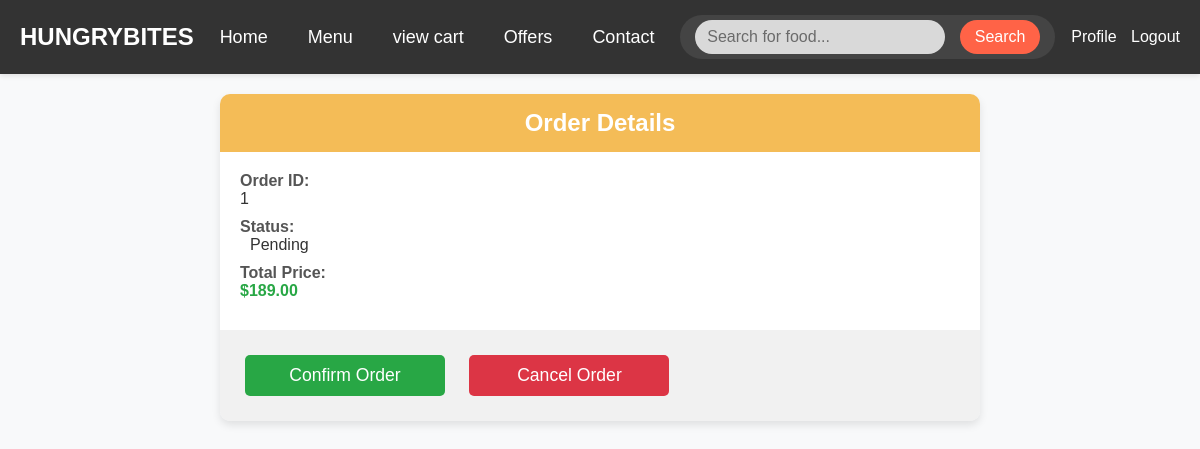
The page /orders/order_details/1/ (signed in) on the database its author committed.
### orders/models.py (models this page shows, shortened)
class Order(models.Model):
    user=models.ForeignKey(User_details,on_delete=models.CASCADE)
    total_price=models.DecimalField(max_digits=10,decimal_places=2)
    status=models.CharField(max_length=50,default='Pending')
    Created_at=models.DateTimeField(auto_now_add=True)

### orders/views.py (the view)
# urls.py: path('order_details/<int:order_id>/', order_detail, name='order_details'),
@login_required(login_url='login')
def order_detail(request, order_id):
    order=Order.objects.get(id=order_id)
    order_items=Order_item.objects.filter(order=order)
    return render(request,'order_detail.html',{'order':order,'order_items':order_items})

### template/order_detail.html (shortened to what this page needs)
{% extends 'navbar.html' %}
{% load static %}
{% block content %}
<link rel="stylesheet" href="{% static 'Restaurants/order_detail.css' %}">
<div class="container py-5">
    <div class="card shadow-lg border-0">
        <div class="card-header bg-primary text-white text-center">
            <h2>Order Details</h2>
        </div>
        <div class="card-body">
            <dl class="row">
                <dt class="col-sm-4">Order ID:</dt>
                <dd class="col-sm-8">{{ order.id }}</dd>
                <dt class="col-sm-4">Status:</dt>
                <dd class="col-sm-8">
                    <span class="badge
                        ">
                        {{ order.status }}
                    </span>
                </dd>
                <dt class="col-sm-4">Total Price:</dt>
                <dd class="col-sm-8 text-success font-weight-bold">
                    ${{ order.total_price }}
                </dd>
            </dl>
        </div>
        <div class="card-footer text-center">
            <form method="post" action="{% url 'orders:confrim_order' order.id %}">
                <button type="submit" name="action" value="confirm" class="btn btn-success btn-lg">
                    Confirm Order
                </button>
                <button type="submit" name="action" value="cancel" class="btn btn-danger btn-lg">
                    Cancel Order
                </button>
            </form>
        </div>
    </div>
</div>
{% endblock %}

### static/food_delivery/navbar.css (style rules this page uses)
* { margin: 0; padding: 0; box-sizing: border-box; }
body { font-family: Arial, sans-serif; background-color: #f4f4f4; color: #333; transition: background-color 0.3s ease, color 0.3s ease; }

### static/Restaurants/order_detail.css (style rules this page uses)
body { font-family: Arial, sans-serif; background-color: #f8f9fa; margin: 0; padding: 0; }
.container { max-width: 800px; margin: 0 auto; padding: 20px; }
.card { border-radius: 10px; overflow: hidden; box-shadow: 0 4px 8px rgba(0, 0, 0, 0.1); margin-bottom: 20px; }
.card-header { background-color: rgba(243, 177, 57, 0.84); color: white; padding: 15px; text-align: center; }
.card-header h2 { margin: 0; font-size: 1.5rem; }
.card-body { padding: 20px; background-color: #ffffff; }
.card-body dl { margin: 0; }
.card-body dt { font-weight: bold; color: #555; }
.card-body dd { margin: 0 0 10px; font-size: 1rem; color: #333; }
.card-body .badge { font-size: 1rem; padding: 5px 10px; border-radius: 5px; }
.card-body .text-success { color: #28a745; }
.card-body .font-weight-bold { font-weight: bold; }
.card-footer { background-color: #f1f1f1; padding: 15px; }
.card-footer .btn { padding: 10px 20px; font-size: 1.1rem; border-radius: 5px; width: 200px; margin: 10px; transition: background-color 0.3s; }
.card-footer .btn-success { background-color: #28a745; color: white; border: none; }
.card-footer .btn-danger { background-color: #dc3545; color: white; border: none; }

### rows shown on the page
Order: id "1", status "Pending", total_price "189.00"
